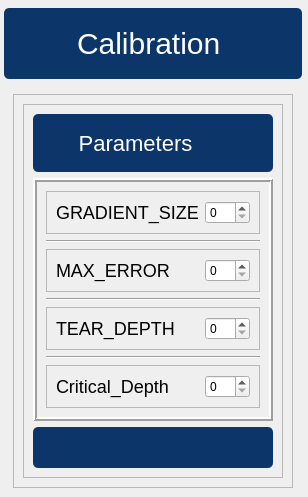
                   <widget class="QWidget" name="scrollAreaWidgetContents_4">
                    <property name="geometry">
                     <rect>
                      <x>0</x>
                      <y>0</y>
                      <width>297</width>
                      <height>495</height>
                     </rect>
                    </property>
                    <layout class="QVBoxLayout" name="verticalLayout_25">
                     <property name="leftMargin">
                      <number>4</number>
                     </property>
                     <property name="topMargin">
                      <number>8</number>
                     </property>
                     <property name="rightMargin">
                      <number>6</number>
                     </property>
                     <property name="bottomMargin">
                      <number>0</number>
                     </property>
                     <item>
                      <widget class="QFrame" name="frame_30">
                       <property name="maximumSize">
                        <size>
                         <width>16777215</width>
                         <height>80</height>
                        </size>
                       </property>
                       <property name="styleSheet">
                        <string notr="true">QFrame{
	background: #0C356A;
    border-radius:5px;
}


</string>
                       </property>
                       <property name="frameShape">
                        <enum>QFrame::NoFrame</enum>
                       </property>
                       <property name="frameShadow">
                        <enum>QFrame::Plain</enum>
                       </property>
                       <property name="lineWidth">
                        <number>3</number>
                       </property>
                       <layout class="QVBoxLayout" name="verticalLayout_26">
                        <property name="leftMargin">
                         <number>8</number>
                        </property>
                        <item>
                         <widget class="QFrame" name="frame_31">
                          <property name="styleSheet">
                           <string notr="true">QFrame{
	background: #0C356A;
   border-radius:5px;
}


</string>
                          </property>
                          <property name="frameShape">
                           <enum>QFrame::StyledPanel</enum>
                          </property>
                          <property name="frameShadow">
                           <enum>QFrame::Raised</enum>
                          </property>
                          <layout class="QHBoxLayout" name="horizontalLayout_17">
                           <item>
                            <widget class="QLabel" name="label_21">
                             <property name="maximumSize">
                              <size>
                               <width>150</width>
                               <height>100</height>
                              </size>
                             </property>
                             <property name="styleSheet">
                              <string notr="true">font-size:30px;
color: white;
font: 24pt &quot;Mongolian Baiti&quot;;</string>
                             </property>
                             <property name="text">
                              <string>Calibration</string>
                             </property>
                            </widget>
                           </item>
                          </layout>
                         </widget>
                        </item>
                       </layout>
                      </widget>
                     </item>
                     <item>
                      <widget class="QWidget" name="chart_container" native="true">
                       <layout class="QHBoxLayout" name="horizontalLayout_13">
                        <item>
                         <widget class="QFrame" name="frame_14">
                          <property name="frameShape">
                           <enum>QFrame::StyledPanel</enum>
                          </property>
                          <property name="frameShadow">
                           <enum>QFrame::Raised</enum>
                          </property>
                          <layout class="QHBoxLayout" name="horizontalLayout_32">
                           <item>
                            <widget class="QFrame" name="frame_15">
                             <property name="sizePolicy">
                              <sizepolicy hsizetype="Preferred" vsizetype="Preferred">
                               <horstretch>0</horstretch>
                               <verstretch>0</verstretch>
                              </sizepolicy>
                             </property>
                             <property name="maximumSize">
                              <size>
                               <width>500</width>
                               <height>16777215</height>
                              </size>
                             </property>
                             <property name="frameShape">
                              <enum>QFrame::StyledPanel</enum>
                             </property>
                             <property name="frameShadow">
                              <enum>QFrame::Raised</enum>
                             </property>
                             <layout class="QVBoxLayout" name="verticalLayout_6">
                              <item>
                               <widget class="QFrame" name="frame_18">
                                <property name="maximumSize">
                                 <size>
                                  <width>16777215</width>
                                  <height>60</height>
                                 </size>
                                </property>
                                <property name="styleSheet">
                                 <string notr="true">QFrame{
	background: #0C356A;
    border-radius:5px;
}


</string>
                                </property>
                                <property name="frameShape">
                                 <enum>QFrame::Box</enum>
                                </property>
                                <property name="frameShadow">
                                 <enum>QFrame::Raised</enum>
                                </property>
                                <property name="lineWidth">
                                 <number>3</number>
                                </property>
                                <layout class="QVBoxLayout" name="verticalLayout_8">
                                 <item>
                                  <widget class="QLabel" name="label_32">
                                   <property name="minimumSize">
                                    <size>
                                     <width>0</width>
                                     <height>40</height>
                                    </size>
                                   </property>
                                   <property name="styleSheet">
                                    <string notr="true">font-size:22px;
color: white;
font: 20pt &quot;Mongolian Baiti&quot;;</string>
                                   </property>
                                   <property name="text">
                                    <string>      Parameters</string>
                                   </property>
                                  </widget>
                                 </item>
                                </layout>
                               </widget>
                              </item>
                              <item>
                               <widget class="QFrame" name="frame_21">
                                <property name="frameShape">
                                 <enum>QFrame::Box</enum>
                                </property>
                                <property name="frameShadow">
                                 <enum>QFrame::Raised</enum>
                                </property>
                                <property name="lineWidth">
                                 <number>2</number>
                                </property>
                                <layout class="QVBoxLayout" name="verticalLayout_2">
                                 <item>
                                  <widget class="QFrame" name="frame_22">
                                   <property name="frameShape">
                                    <enum>QFrame::StyledPanel</enum>
                                   </property>
                                   <property name="frameShadow">
                                    <enum>QFrame::Raised</enum>
                                   </property>
                                   <layout class="QHBoxLayout" name="horizontalLayout_34">
                                    <item>
                                     <widget class="QLabel" name="label_23">
                                      <property name="styleSheet">
                                       <string notr="true">font-size:18px;
font: 12pt &quot;Mongolian Baiti&quot;;</string>
                                      </property>
                                      <property name="text">
                                       <string>GRADIENT_SIZE</string>
                                      </property>
                                     </widget>
                                    </item>
                                    <item>
                                     <widget class="QSpinBox" name="spinBox_2">
                                      <property name="minimumSize">
                                       <size>
                                        <width>45</width>
                                        <height>0</height>
                                       </size>
                                      </property>
                                      <property name="maximumSize">
                                       <size>
                                        <width>45</width>
                                        <height>16777215</height>
                                       </size>
                                      </property>
                                      <property name="maximum">
                                       <number>1000</number>
                                      </property>
                                     </widget>
                                    </item>
                                   </layout>
                                  </widget>
                                 </item>
                                 <item>
                                  <widget class="Line" name="line_4">
                                   <property name="orientation">
                                    <enum>Qt::Horizontal</enum>
                                   </property>
                                  </widget>
                                 </item>
                                 <item>
                                  <widget class="QFrame" name="frame_23">
                                   <property name="frameShape">
                                    <enum>QFrame::StyledPanel</enum>
                                   </property>
                                   <property name="frameShadow">
                                    <enum>QFrame::Raised</enum>
                                   </property>
                                   <layout class="QHBoxLayout" name="horizontalLayout_35">
                                    <item>
                                     <widget class="QLabel" name="label_19">
                                      <property name="styleSheet">
                                       <string notr="true">font-size:18px;
font: 12pt &quot;Mongolian Baiti&quot;;</string>
                                      </property>
                                      <property name="text">
                                       <string>MAX_ERROR</string>
                                      </property>
                                     </widget>
                                    </item>
                                    <item>
                                     <widget class="QSpinBox" name="spinBox_3">
                                      <property name="maximumSize">
                                       <size>
                                        <width>45</width>
                                        <height>16777215</height>
                                       </size>
                                      </property>
                                      <property name="maximum">
                                       <number>1000</number>
                                      </property>
                                     </widget>
                                    </item>
                                   </layout>
                                  </widget>
                                 </item>
                                 <item>
                                  <widget class="Line" name="line_5">
                                   <property name="orientation">
                                    <enum>Qt::Horizontal</enum>
                                   </property>
                                  </widget>
                                 </item>
                                 <item>
                                  <widget class="QFrame" name="frame_24">
                                   <property name="frameShape">
                                    <enum>QFrame::StyledPanel</enum>
                                   </property>
                                   <property name="frameShadow">
                                    <enum>QFrame::Raised</enum>
                                   </property>
                                   <layout class="QHBoxLayout" name="horizontalLayout_36">
                                    <item>
                                     <widget class="QLabel" name="label_13">
                                      <property name="styleSheet">
                                       <string notr="true">font-size:18px;
font: 12pt &quot;Mongolian Baiti&quot;;</string>
                                      </property>
                                      <property name="text">
                                       <string>TEAR_DEPTH</string>
                                      </property>
                                     </widget>
                                    </item>
                                    <item>
                                     <widget class="QSpinBox" name="spinBox_4">
                                      <property name="maximumSize">
                                       <size>
                                        <width>45</width>
                                        <height>16777215</height>
                                       </size>
                                      </property>
                                      <property name="maximum">
                                       <number>1000</number>
                                      </property>
                                     </widget>
                                    </item>
                                   </layout>
                                  </widget>
                                 </item>
                                 <item>
                                  <widget class="Line" name="line_6">
                                   <property name="orientation">
                                    <enum>Qt::Horizontal</enum>
                                   </property>
                                  </widget>
                                 </item>
                                 <item>
                                  <widget class="QFrame" name="frame_26">
                                   <property name="frameShape">
                                    <enum>QFrame::StyledPanel</enum>
                                   </property>
                                   <property name="frameShadow">
                                    <enum>QFrame::Raised</enum>
                                   </property>
                                   <layout class="QHBoxLayout" name="horizontalLayout_37">
                                    <item>
                                     <widget class="QLabel" name="label_9">
                                      <property name="styleSheet">
                                       <string notr="true">font-size:18px;
font: 12pt &quot;Mongolian Baiti&quot;;</string>
                                      </property>
                                      <property name="text">
                                       <string>Critical_Depth</string>
                                      </property>
                                     </widget>
                                    </item>
                                    <item>
                                     <widget class="QSpinBox" name="spinBox_5">
                                      <property name="maximumSize">
                                       <size>
                                        <width>45</width>
                                        <height>16777215</height>
                                       </size>
                                      </property>
                                      <property name="maximum">
                                       <number>1000</number>
                                      </property>
                                     </widget>
                                    </item>
                                   </layout>
                                  </widget>
                                 </item>
                                </layout>
                               </widget>
                              </item>
                              <item>
                               <widget class="QFrame" name="frame_17">
                                <property name="maximumSize">
                                 <size>
                                  <width>16777215</width>
                                  <height>60</height>
                                 </size>
                                </property>
                                <property name="styleSheet">
                                 <string notr="true">QFrame{
	background: #0C356A;
  border-radius:5px;
}




</string>
                                </property>
                                <property name="frameShape">
                                 <enum>QFrame::Box</enum>
                                </property>
                                <property name="frameShadow">
                                 <enum>QFrame::Raised</enum>
                                </property>
                                <property name="lineWidth">
                                 <number>3</number>
                                </property>
                                <layout class="QHBoxLayout" name="horizontalLayout_31">
                                 <item>
                                  <widget class="QPushButton" name="pushButton_2">
                                   <property name="maximumSize">
                                    <size>
                                     <width>60</width>
                                     <height>100</height>
                                    </size>
                                   </property>
                                   <property name="cursor">
                                    <cursorShape>PointingHandCursor</cursorShape>
                                   </property>
                                   <property name="toolTip">
                                    <string>Save Change</string>
                                   </property>
                                   <property name="styleSheet">
                                    <string notr="true">
QPushButton{
	color: white;
    background-color:#0C356A;
	padding: 5px;
	font-size:10px;
	font-weight: bold;
	border-radius:7px;
background-color:transparent;
}

QPushButton:hover{
	background: #a3a3a3;
}

QPushButton:disabled {
    color: #8D8D8D;
}

QPushButton:pressed {
	background: rgb(0, 0, 0);
}</string>
                                   </property>
                                   <property name="text">
                                    <string/>
                                   </property>
                                   <property name="icon">
                                    <iconset>
                                     <normaloff>icons/save.png</normaloff>icons/save.png</iconset>
                                   </property>
                                   <property name="iconSize">
                                    <size>
                                     <width>40</width>
                                     <height>40</height>
                                    </size>
                                   </property>
                                  </widget>
                                 </item>
                                </layout>
                               </widget>
                              </item>
                             </layout>
                            </widget>
                           </item>
                           <item>
                            <spacer name="horizontalSpacer_7">
                             <property name="orientation">
                              <enum>Qt::Horizontal</enum>
                             </property>
                             <property name="sizeHint" stdset="0">
                              <size>
                               <width>40</width>
                               <height>20</height>
                              </size>
                             </property>
                            </spacer>
                           </item>
                          </layout>
                         </widget>
                        </item>
                       </layout>
                      </widget>
                     </item>
                    </layout>
                   </widget>
